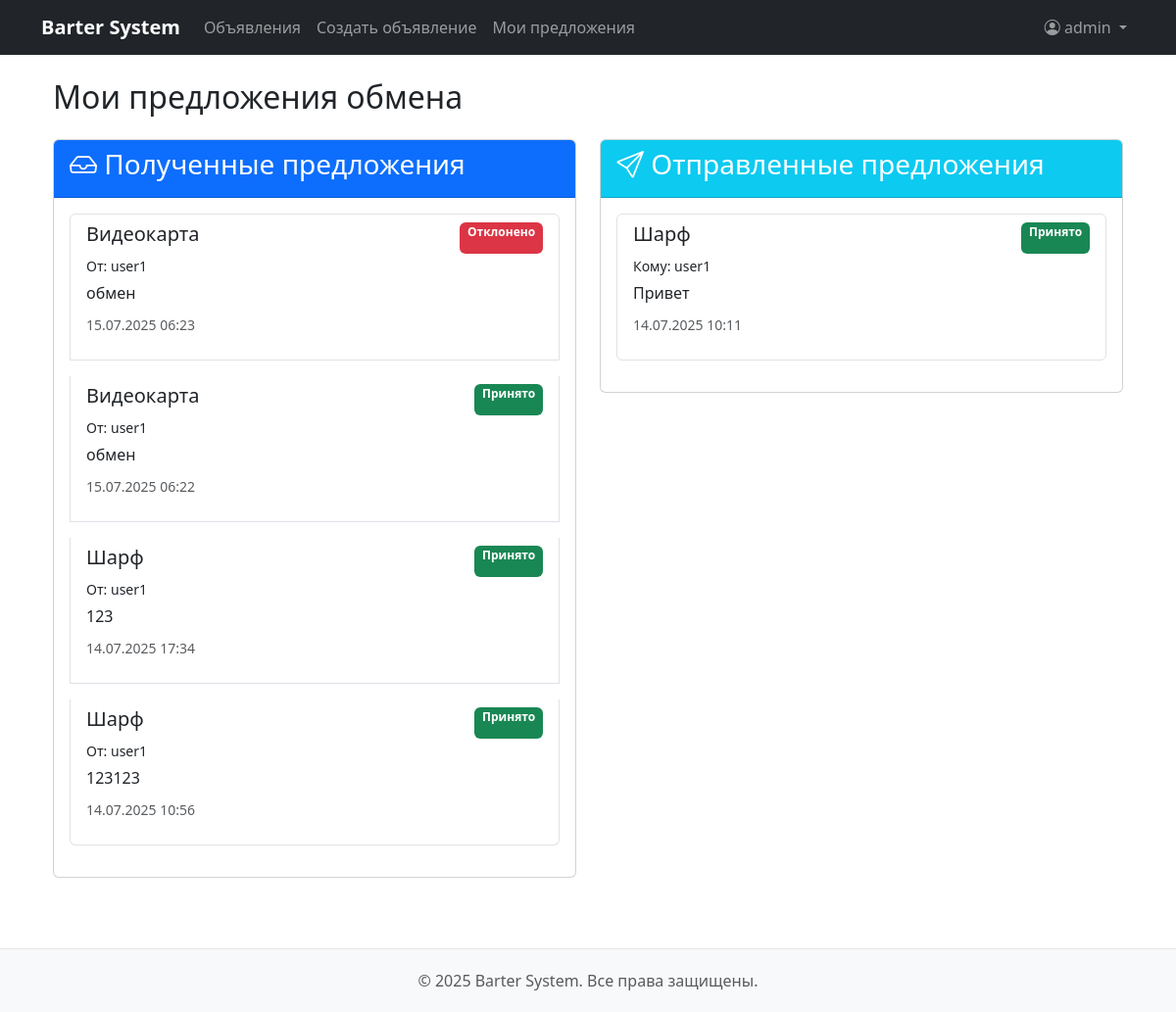
Page /exchange/proposals/ (signed in) on the committed database.
### exchange/models.py (models this page shows, shortened)
class ExchangeProposal(models.Model):
    STATUS_CHOICES = [
        ('pending', 'Ожидает рассмотрения'),
        ('accepted', 'Принято'),
        ('rejected', 'Отклонено'),
        ('canceled', 'Отменено'),
    ]
    ad_sender = models.ForeignKey(
        Ad,
        related_name='sent_proposals',
        on_delete=models.CASCADE,
        verbose_name='Предлагаемый товар'
    )
    ad_receiver = models.ForeignKey(
        Ad,
        related_name='received_proposals',
        on_delete=models.CASCADE,
        verbose_name='Запрашиваемый товар'
    )
    comment = models.TextField(verbose_name='Комментарий', blank=True)
    status = models.CharField(
        max_length=20,
        choices=STATUS_CHOICES,
        default='pending',
        verbose_name='Статус'
    )
    created_at = models.DateTimeField(default=timezone.now)
    updated_at = models.DateTimeField(auto_now=True)
    class Meta:
        verbose_name = 'Предложение обмена'
        verbose_name_plural = 'Предложения обмена'
        ordering = ['-created_at']
        constraints = [
            models.UniqueConstraint(
                fields=['ad_sender', 'ad_receiver'],
                name='unique_proposal'
            )
        ]

### ads/models.py (models this page shows, shortened)
class Ad(models.Model):
    CONDITION_CHOICES = [
        ('new', 'Новый'),
        ('used', 'Б/у'),
        ('broken', 'Требует ремонта')
    ]
    is_active = models.BooleanField(default=True, verbose_name="Активно")
    user = models.ForeignKey(User, on_delete=models.CASCADE)
    title = models.CharField(max_length=200)
    description = models.TextField()
    category = models.ForeignKey(Category, on_delete=models.SET_NULL, null=True)
    condition = models.CharField(max_length=20, choices=CONDITION_CHOICES)
    image = models.ImageField(upload_to='ads/', blank=True, null=True)
    created_at = models.DateTimeField(auto_now_add=True)
    updated_at = models.DateTimeField(auto_now=True)

### exchange/views.py (the view)
# urls.py: path('proposals/', views.proposal_list, name='proposal_list'),
@login_required
def proposal_list(request):
    received_proposals = ExchangeProposal.objects.filter(
        ad_receiver__user=request.user
    ).select_related('ad_sender', 'ad_receiver')
    sent_proposals = ExchangeProposal.objects.filter(
        ad_sender__user=request.user
    ).select_related('ad_sender', 'ad_receiver')
    return render(request, 'exchange/proposal_list.html', {
        'received_proposals': received_proposals,
        'sent_proposals': sent_proposals
    })

### templates/exchange/proposal_list.html (shortened to what this page needs)
{% extends 'base.html' %}
{% block content %}
<div class="container mt-4">
    <h2 class="mb-4">Мои предложения обмена</h2>
    <div class="row">
        <div class="col-md-6">
            <div class="card mb-4">
                <div class="card-header bg-primary text-white">
                    <h3><i class="bi bi-inbox"></i> Полученные предложения</h3>
                </div>
                <div class="card-body">
                    {% if received_proposals %}
                    <div class="list-group">
                        {% for proposal in received_proposals %}
                        <div class="list-group-item mb-3">
                            <div class="d-flex justify-content-between">
                                <h5>{{ proposal.ad_sender.title }}</h5>
                                <span class="badge bg-{% if proposal.status == 'pending' %}warning{% elif proposal.status == 'accepted' %}success{% else %}danger{% endif %}">
                                    {{ proposal.get_status_display }}
                                </span>
                            </div>
                            <p class="mb-1"><small>От: {{ proposal.ad_sender.user.username }}</small></p>
                            <p class="mb-2">{{ proposal.comment }}</p>
                            <p class="text-muted"><small>{{ proposal.created_at|date:"d.m.Y H:i" }}</small></p>
                        </div>
                        {% endfor %}
                    </div>
                    {% else %}
                    <div class="alert alert-info">Нет полученных предложений</div>
                    {% endif %}
                </div>
            </div>
        </div>
        <div class="col-md-6">
            <div class="card">
                <div class="card-header bg-info text-white">
                    <h3><i class="bi bi-send"></i> Отправленные предложения</h3>
                </div>
                <div class="card-body">
                    {% if sent_proposals %}
                    <div class="list-group">
                        {% for proposal in sent_proposals %}
                        <div class="list-group-item mb-3">
                            <div class="d-flex justify-content-between">
                                <h5>{{ proposal.ad_receiver.title }}</h5>
                                <span class="badge bg-{% if proposal.status == 'pending' %}warning{% elif proposal.status == 'accepted' %}success{% else %}danger{% endif %}">
                                    {{ proposal.get_status_display }}
                                </span>
                            </div>
                            <p class="mb-1"><small>Кому: {{ proposal.ad_receiver.user.username }}</small></p>
                            <p class="mb-2">{{ proposal.comment }}</p>
                            <p class="text-muted"><small>{{ proposal.created_at|date:"d.m.Y H:i" }}</small></p>
                        </div>
                        {% endfor %}
                    </div>
                    {% else %}
                    <div class="alert alert-info">Нет отправленных предложений</div>
                    {% endif %}
                </div>
            </div>
        </div>
    </div>
</div>
{% endblock %}

### templates/base.html (shortened to what this page needs)
<!DOCTYPE html>
<html lang="ru">
<head>
    <link href="https://cdn.jsdelivr.net/npm/bootstrap@5.3.0/dist/css/bootstrap.min.css" rel="stylesheet">
</head>
<body>
    <nav class="navbar navbar-expand-lg navbar-dark bg-dark fixed-top">
        <div class="container">
            <a class="navbar-brand" href="{% url 'ads:ad_list' %}">Barter System</a>
            <div class="collapse navbar-collapse" id="navbarCollapse">
                <ul class="navbar-nav me-auto">
                    <li class="nav-item">
                        <a class="nav-link" href="{% url 'ads:ad_list' %}">Объявления</a>
                    </li>
                    {% if user.is_authenticated %}
                    <li class="nav-item">
                        <a class="nav-link" href="{% url 'ads:ad_create' %}">Создать объявление</a>
                    </li>
                    <li class="nav-item">
                        <a class="nav-link" href="{% url 'exchange:proposal_list' %}">Мои предложения</a>
                    </li>
                    {% endif %}
                </ul>
                <ul class="navbar-nav">
                    {% if user.is_authenticated %}
                    <li class="nav-item dropdown">
                        <a class="nav-link dropdown-toggle" href="#" id="userDropdown" role="button" data-bs-toggle="dropdown">
                            <i class="bi bi-person-circle"></i> {{ user.username }}
                        </a>
                    </li>
                    {% else %}
                    <li class="nav-item">
                        <a class="nav-link" href="{% url 'login' %}">
                            <i class="bi bi-box-arrow-in-right"></i> Войти
                        </a>
                    </li>
                    {% endif %}
                </ul>
            </div>
        </div>
    </nav>
    <main class="container mt-4">
        {% block content %}{% endblock %}
    </main>
    <footer class="footer mt-5">
        <div class="container text-center">
            <span class="text-muted">© {% now "Y" %} Barter System. Все права защищены.</span>
        </div>
    </footer>
    <link rel="stylesheet" href="https://cdn.jsdelivr.net/npm/bootstrap-icons@1.10.0/font/bootstrap-icons.css">
</body>
</html>

### templates/base.html (style rules this page uses)
body { padding-top: 56px; }
.footer { padding: 20px 0; margin-top: 30px; border-top: 1px solid #e5e5e5; background-color: #f8f9fa; }
.navbar-brand { font-weight: 600; }

### rows in the picture
ExchangeProposal: ad_sender "Видеокарта", status "Отклонено", ad_sender.user.username "user1", comment "обмен", created_at "15.07.2025 06:23"
ExchangeProposal: ad_sender "Видеокарта", status "Принято", ad_sender.user.username "user1", comment "обмен", created_at "15.07.2025 06:22"
ExchangeProposal: ad_sender "Шарф", status "Принято", ad_sender.user.username "user1", comment "123", created_at "14.07.2025 17:34"
ExchangeProposal: ad_sender "Шарф", status "Принято", ad_sender.user.username "user1", comment "123123", created_at "14.07.2025 10:56"
ExchangeProposal: ad_receiver "Шарф", status "Принято", ad_receiver.user.username "user1", comment "Привет", created_at "14.07.2025 10:11"

### other values in the picture
{{ user.username }} "admin"
